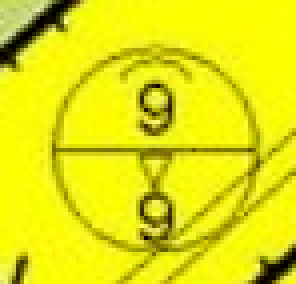
#> input picture Test.png, 74 x 71 px (shown 4 times larger)
$ python -i detect_module.py   (imports and definitions only)
#> lines starting #> are read from the running program, lines starting #| are printed output that depends on the picture; after the words box and inside, x2 and y2 are one past the last pixel; in counts of white or black regions, pixels touching at a corner belong together
#> in process_middle, image is the input picture: shape (71, 74, 3); mean B, G, R 14.9, 226.7, 227.3
from extra.destination_types import color_sets
import cv2
import numpy as np
import os

def create_directory_if_not_exists(directory):
    if not os.path.exists(directory):
        os.makedirs(directory)
        print(f"Directory created: {directory}")
    else:
        print(f"Directory already exists: {directory}")

def detect_middle(image_rgb, color_ranges):
    h, w, _ = image_rgb.shape
#> h = 71; w = 74
    mid_x, mid_y = w // 2, h // 2
#> mid_x = 37; mid_y = 35
    output_image = None
    destination_type = None

    for color_label, (lower, upper) in color_ranges.items():
        mask_color = cv2.inRange(image_rgb, np.array(lower), np.array(upper))
        kernel = np.ones((3, 3), np.uint8)
        mask_closed_color = cv2.morphologyEx(mask_color, cv2.MORPH_CLOSE, kernel)

        # Find contours and prioritize the largest one around the center
        contours_color, _ = cv2.findContours(mask_closed_color, cv2.RETR_EXTERNAL, cv2.CHAIN_APPROX_SIMPLE)
        contours_color = sorted(contours_color, key=cv2.contourArea, reverse=True)  # Sort by size

        for contour in contours_color:
            if cv2.pointPolygonTest(contour, (mid_x, mid_y), False) >= 0:
                # Additional filtering (optional):
                if cv2.contourArea(contour) < 0.2 * h * w:  # Filter very small areas
                    continue

                mask = np.zeros_like(mask_color)
                cv2.drawContours(mask, [contour], -1, color=255, thickness=cv2.FILLED)
                region = cv2.bitwise_and(image_rgb, image_rgb, mask=mask)
                output_image = process_image(region, color_label)
                destination_type = color_label
                break  # Process only the largest contour near the center

        if output_image is not None:
            break
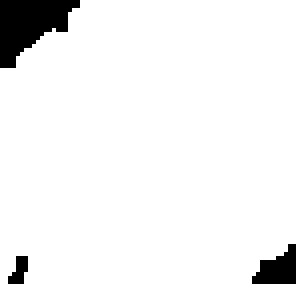
#> mask: shape (71, 74) (shown 4 times larger); 94.3% white; 3 black regions, box (x1, y1, x2, y2) and area: (0, 0, 20, 17) 203, (63, 61, 74, 71) 71, (2, 64, 7, 71) 23
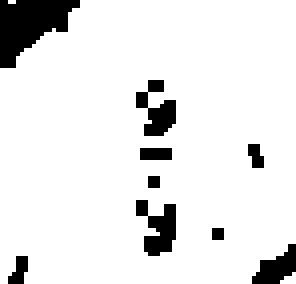
#> mask_closed_color: shape (71, 74) (shown 4 times larger); 90.4% white; 9 black regions (3 under 20 px), largest, box (x1, y1, x2, y2) and area: (0, 0, 20, 17) 201, (34, 50, 44, 64) 83, (34, 20, 44, 34) 76, (63, 61, 74, 71) 63, (35, 37, 43, 40) 24, (2, 64, 7, 71) 23
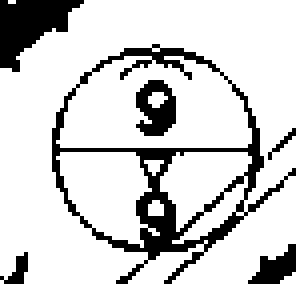
#> mask_color: shape (71, 74) (shown 4 times larger); 81.1% white; 6 black regions (1 under 20 px), largest, box (x1, y1, x2, y2) and area: (13, 11, 74, 71) 586, (0, 0, 21, 18) 206, (34, 20, 44, 34) 95, (62, 61, 74, 71) 66, (0, 63, 7, 71) 26
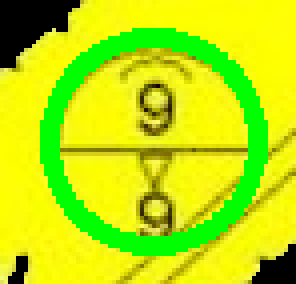
#> region: shape (71, 74, 3) (shown 4 times larger); mean R, G, B 187.4, 226.4, 10.2

# [28 lines of commented-out code are left out]

def process_image(region, color_label):
    gray = cv2.cvtColor(region, cv2.COLOR_RGB2GRAY)
    blurred = cv2.GaussianBlur(gray, (9, 9), 0)
    circles = cv2.HoughCircles(blurred, cv2.HOUGH_GRADIENT, dp=1.2, minDist=80,
                               param1=100, param2=40, minRadius=20, maxRadius=90)

    if circles is not None:
        circles = np.round(circles[0, :]).astype(int)
        for (x, y, r) in circles:
            cv2.circle(region, (x, y), r, (0, 255, 0), 4)
        print("Circles detected and marked.")
    else:
        print("No circles detected.")

    return cv2.cvtColor(region, cv2.COLOR_RGB2BGR)

def process_middle(image_path, color_set='default', save_output=False, output_folder=None):
    try:
        image = cv2.imread(image_path)
        if image is None:
            raise FileNotFoundError(f"Image at {image_path} not found.")
        image_rgb = cv2.cvtColor(image, cv2.COLOR_BGR2RGB)
    except Exception as e:
        print(f"Error loading or converting image: {e}")
        return None

    color_ranges = color_sets.get(color_set, color_sets['default'])
    processed_image = detect_middle(image_rgb, color_ranges)

    if save_output and processed_image is not None:
        if output_folder:
            create_directory_if_not_exists(output_folder)
            output_path = os.path.join(output_folder, 'processed_output.png')
            cv2.imwrite(output_path, processed_image)
            print(f"Output saved to {output_path}")
        else:
            print("No output folder specified, skipping save.")

    return processed_image

>>> result = process_middle('Test.png')
